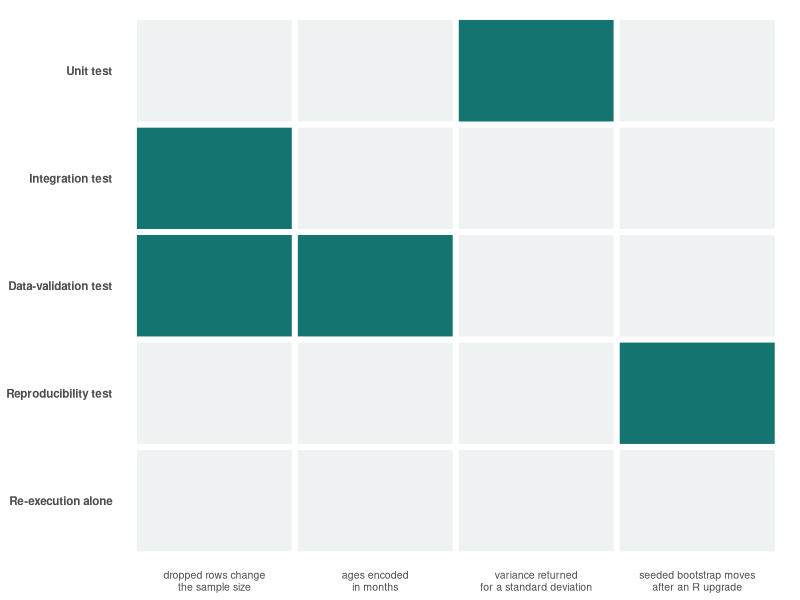

Write the R code that produced this figure.
## ---- chunk 1
#| label: tbl-diabetic-arms
#| tbl-cap: 'Eyes and events by treatment arm in the diabetic retinopathy trial (`survival::diabetic`), the real dataset this book computes on. Each count is verifiable by hand from the 394 records, which is what makes the table usable as a test oracle rather than merely as a description.'

library(tibble)
library(knitr)

d <- survival::diabetic
d$arm <- factor(d$trt, levels = c(0, 1),
                labels = c('Untreated', 'Laser'))

arms <- tibble(
  Arm = levels(d$arm),
  Eyes = as.integer(table(d$arm)),
  Events = as.integer(tapply(d$status, d$arm, sum)),
  `Event rate` = sprintf(
    '%.3f', as.numeric(tapply(d$status, d$arm, mean))
  )
)

kable(arms, align = 'lrrr')
## ---- chunk 2
#| label: fig-test-coverage
#| fig-cap: 'Four representative defects against the four kinds of test, with a fifth row for re-execution alone. A filled cell marks the kind of test most likely to catch that defect. The matrix is close to diagonal, which is the point: the kinds are complements rather than alternatives, and a suite missing one kind is blind to a whole class of defect. The bottom row is empty because every defect shown is deterministic, so re-running the analysis reproduces it faithfully.'
#| fig-alt: 'A grid with four defect columns and five test-kind rows. The columns are: dropped rows change the sample size; ages encoded in months; a function returns variance instead of standard deviation; a seeded bootstrap changes after an R upgrade. The rows are unit test, integration test, data-validation test, reproducibility test, and re-execution alone. Filled cells run roughly diagonally: the unit test catches the variance error; the integration test and the data-validation test both catch the dropped rows; the data-validation test catches the ages in months; the reproducibility test catches the changed bootstrap. The re-execution row is entirely empty.'
#| fig-width: 7
#| fig-height: 3.4

library(ggplot2)
library(tibble)

defects <- c('dropped rows change\nthe sample size',
             'ages encoded\nin months',
             'variance returned\nfor a standard deviation',
             'seeded bootstrap moves\nafter an R upgrade')
kinds <- c('Re-execution alone',
           'Reproducibility test',
           'Data-validation test',
           'Integration test',
           'Unit test')

cover <- expand.grid(defect = defects, kind = kinds,
                     stringsAsFactors = FALSE)
cover$defect <- factor(cover$defect, levels = defects)
cover$kind <- factor(cover$kind, levels = kinds)

hits <- c('Unit test|variance returned\nfor a standard deviation',
          'Integration test|dropped rows change\nthe sample size',
          'Data-validation test|dropped rows change\nthe sample size',
          'Data-validation test|ages encoded\nin months',
          'Reproducibility test|seeded bootstrap moves\nafter an R upgrade')
cover$catches <- paste(cover$kind, cover$defect, sep = '|') %in% hits

ggplot(cover, aes(x = defect, y = kind)) +
  geom_tile(aes(fill = catches), color = 'white', linewidth = 2) +
  scale_fill_manual(values = c('TRUE' = '#14746f',
                               'FALSE' = '#eef2f2'),
                    guide = 'none') +
  labs(x = NULL, y = NULL) +
  theme_minimal(base_size = 9) +
  theme(
    panel.grid = element_blank(),
    axis.text.x = element_text(size = 7.6, lineheight = 0.95),
    axis.text.y = element_text(face = 'bold', size = 8.4)
  )
## ---- chunk 3
#| label: tbl-paradox
#| tbl-cap: 'A correct function and a buggy variant checked against three inputs with hand-computed means. The buggy variant returns the same wrong value on every input and would return it on every machine and every rerun: it is perfectly reproducible and still wrong.'

# the function under test, in a correct and a
# buggy form
calculate_mean <- function(x, na.rm = FALSE) {
  if (na.rm) x <- x[!is.na(x)]
  sum(x) / length(x)
}

calculate_mean_buggy <- function(x) {
  sum(x)                 # bug: division dropped
}

# a minimal hand-rolled expectation: no testing
# package required
expect <- function(actual, expected, tol = 1e-8) {
  isTRUE(abs(actual - expected) < tol)
}

# three inputs whose means are known independently
cases <- list(c(1, 2, 3),
              c(10, 20, 30, 40),
              c(5, 5, 5, 5, 5))
oracle <- c(2, 25, 5)

results <- data.frame(
  input = vapply(cases,
                 function(x) paste(x, collapse = ', '),
                 character(1)),
  expected = oracle,
  correct = vapply(cases, calculate_mean, numeric(1)),
  buggy = vapply(cases, calculate_mean_buggy,
                 numeric(1))
)
results$correct_passes <-
  mapply(expect, results$correct, oracle)
results$buggy_passes <-
  mapply(expect, results$buggy, oracle)

knitr::kable(results)
